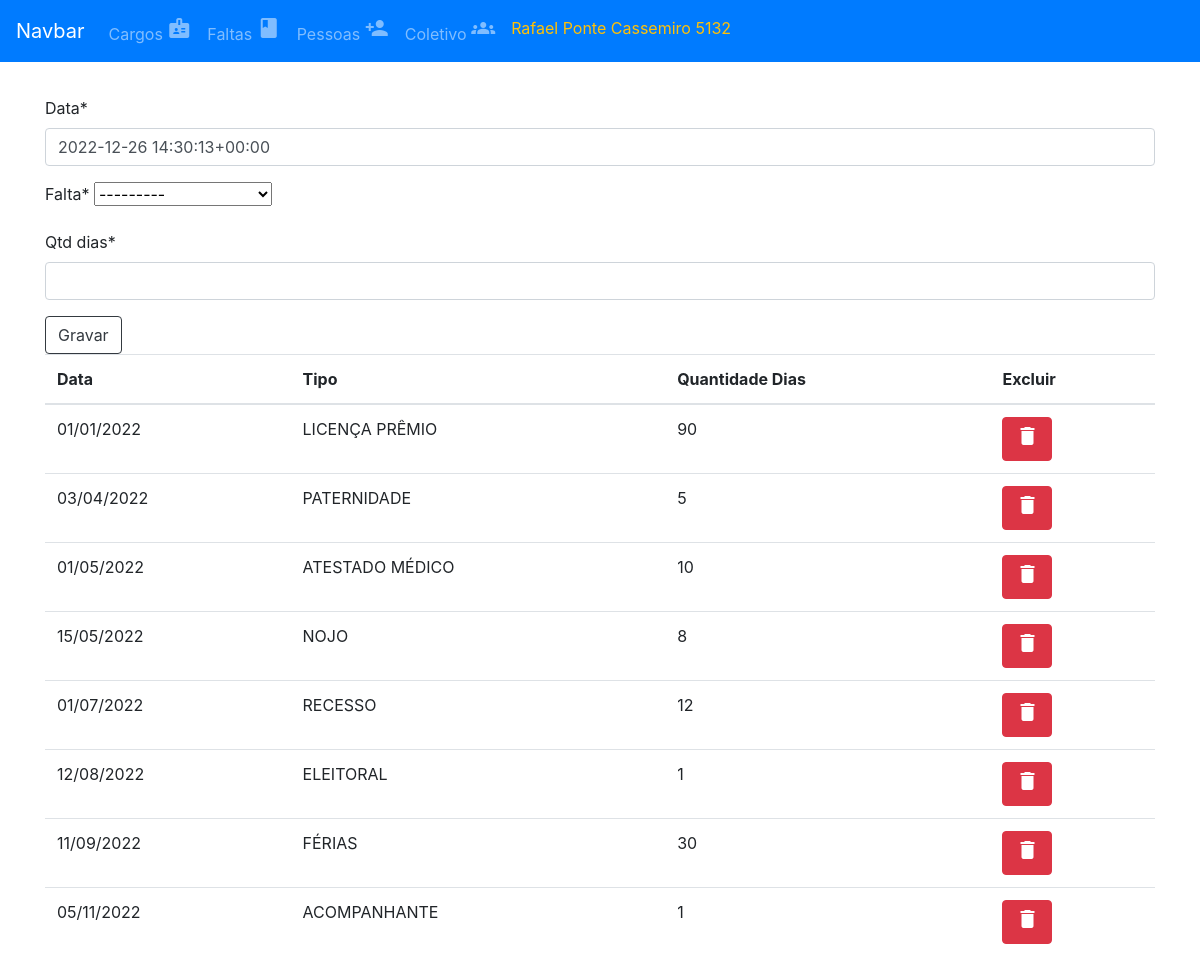
/pessoas/5132/faltas, run on an earlier commit of the app's database.
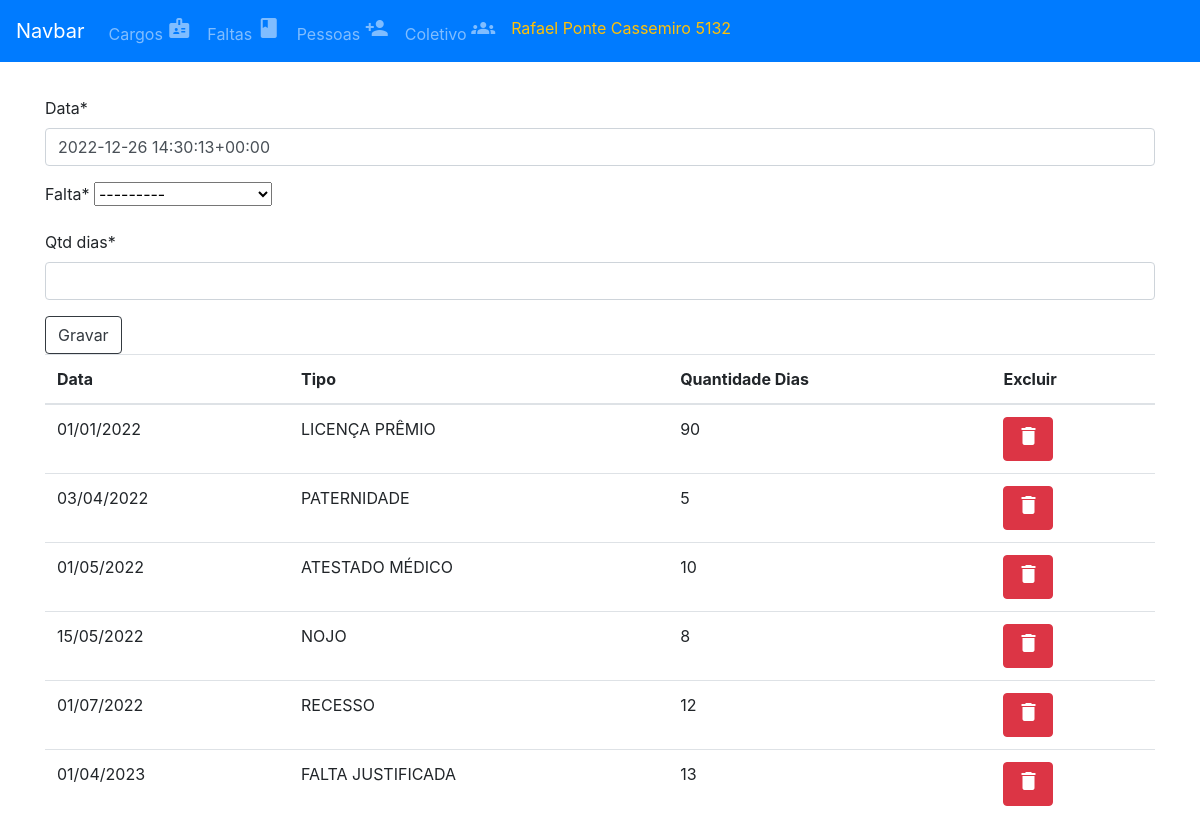
And on a later commit of the database.
### app_pessoa/models.py (models this page shows)
class Pessoas(models.Model):
    EFETIVO =  (
     (True,'Sim'),
     (False,'Não')
    )
    id = models.CharField(max_length=6, primary_key=True)
    nome = models.CharField(max_length=150)
    dt_nasc = models.DateField(default='1991-01-01')
    cpf = models.CharField(max_length=11, default='11111111111')
    admissao = models.DateField(default='1991-01-01')
    saida = models.DateField(null=True)
    efetivo = models.BooleanField(choices=EFETIVO, default=False)
    cargo = models.ForeignKey(Cargos, on_delete=models.CASCADE, related_name="pessoas_cargos")

### app_ficha_cem/models.py (models this page shows, shortened)
class Faltas_Pessoas(models.Model):
    pessoa = models.ForeignKey(Pessoas, on_delete=models.CASCADE)
    data = models.DateField(default=now)
    falta = models.ForeignKey(Faltas, on_delete=models.CASCADE)
    qtd_dias = models.IntegerField(default=1)
    class Meta:
        unique_together=('pessoa','data')

### app_falta/models.py (models this page shows)
class Faltas(models.Model):
    tipo = models.CharField(max_length=3)
    descricao =  models.CharField(max_length=30)
    def __str__(self):
        return f'{self.descricao}'

### app_ficha_cem/views.py (the view)
# urls.py: path('pessoas/<str:pessoa_id>/faltas', pessoas_faltas, name="lancarfalta" ),
def pessoas_faltas(request, pessoa_id):
    pessoa = Pessoas.objects.get(pk=pessoa_id)
    pessoa_falta = Faltas_Pessoas.objects.filter(pessoa=pessoa).order_by('data')[:30]
    admissao = pessoa.admissao
    saida = pessoa.saida
    data_lancamento = 0
    if request.method == 'POST':
        form = formularioLF(request.POST)
        qtd_dias = int(form.data['qtd_dias'])
        data_lancamento = form['data'].value()
        falta = Faltas.objects.get(pk=form['falta'].value())
        data_lancamento = datetime.strptime(data_lancamento, '%Y-%m-%d').date()
        dia_mes_ano = gerar_lancamento_em_memoria(data_lancamento,qtd_dias)
        conflito = lancar_falta(data_lancamento, qtd_dias, pessoa_id)
        ano_fechado = verificar_status_ano(data_lancamento.year,pessoa_id)
        ativo  = verificar_data_saida(data_lancamento,pessoa_id)
        if form.is_valid():
            if  data_lancamento >= admissao and ativo:
                if conflito:
                    if not ano_fechado:
                        for k in dia_mes_ano.keys():
                            qtd_dias = len(dia_mes_ano[k]) # quantos dias existem dentro da chave ano
                            data_lancamento = dia_mes_ano[k][0] # pega o primeiro dia do lançamento e depois o primeiro dia do ano
                            novoObj = Faltas_Pessoas(pessoa=pessoa,data=data_lancamento,qtd_dias=qtd_dias,falta=falta)
                            novoObj.save()
                        messages.success(request,"Falta registrada!")
                        return redirect('lancarfalta',pessoa_id)
                    else:
                        messages.error(request,f"Ano {data_lancamento.year} Fechado! Abrir se deseja efetuar lançamentos!",'danger')
                else:
                    messages.error(request,"Não foi possível registrar a falta! Pode existir conflito de datas!",'danger')
            else:
                if not ativo:
                    messages.warning(request,f"Precisa ser uma data válida!  Data Admissão: {admissao.strftime('%d/%m/%Y')} Data Saída: {saida.strftime('%d/%m/%Y')}")
                else:
                    messages.warning(request,f"Precisa ser uma data válida!  Data Admissão: {admissao.strftime('%d/%m/%Y')}")
        else:
            messages.error(request,"Formulário Inválido!",'danger')
    else:
        form = formularioLF(initial={'pessoa':pessoa})
    return render(request,'template/lancar_falta.html', {'form':form, 'pessoa':pessoa, 'faltas':pessoa_falta})

### app_ficha_cem/forms.py
class formularioLF(forms.ModelForm):
    pessoa = forms.ModelChoiceField(queryset=Pessoas.objects.all(),
                                      widget=forms.HiddenInput())
    data =  forms.DateField(initial=now,
    widget= DatePickerInput()
                                   )
    qtd_dias = forms.IntegerField()
    class Meta:
        model = Faltas_Pessoas
        fields = ['data','falta','pessoa','qtd_dias']
        widgets = {
            'data': DatePickerInput()
        }

### template/lancar_falta.html (shortened to what this page needs)
{% extends 'template/menu.html'%}
{% load crispy_forms_tags %}
{% load bootstrap4 %}
{% block content %}
<form method="POST">
    {{ form|crispy }}
    <div clas="form-group">
        <button class="btn btn-outline-dark">Gravar</button>
    </div>
</form>
<table class="table table-hover">
    <thead>
        <tr>
            <th scope="col">Data</th>
            <th scope="col">Tipo</th>
            <th scope="col">Quantidade Dias</th>
            <th scope="col">Excluir</th>
        </tr>
    </thead>
    <tbody>
        {% for falta in faltas %}
        <tr>
            <td>
                {{ falta.data|date:"d/m/Y" }}
            </td>
            <td>
                {{falta.falta}}
            </td>
            <td>
                {{falta.qtd_dias}}
            </td>
            <td>
                <a class='btn btn-danger' href="{% url 'excluirevento' pessoa.id falta.id %}"><span
                        class="material-icons">
                    </span></a>
            </td>
        </tr>
        {% endfor %}
    </tbody>
</table>
{% endblock content %}

### template/menu.html (shortened to what this page needs)
{% load static %}
<!DOCTYPE html>
<html lang="en">
<head>
    <link rel="stylesheet" href="https://cdn.jsdelivr.net/npm/bootstrap@4.0.0/dist/css/bootstrap.min.css"
>
    <link rel="stylesheet" href="https://use.fontawesome.com/releases/v5.7.0/css/all.css"
>
</head>
<body>
    <nav class="navbar navbar-expand-lg navbar-dark bg-primary  fixed-top">
        <a class="navbar-brand" href="#">Navbar</a>
        <div class="collapse navbar-collapse" id="navbarSupportedContent">
            <ul class="navbar-nav mr-auto">
                <li class="nav-item">
                    <a class="nav-link" href="{% url 'listarcargos' %}">Cargos <span class="material-icons">
                        </span></a>
                </li>
                <li class="nav-item">
                    <a class="nav-link" href="{% url 'listarfaltas' %}">Faltas <span class="material-icons">
                        </span></a>
                </li>
                <li class="nav-item">
                    <a class="nav-link" href="{% url 'listarpessoas' %}">Pessoas <span class="material-icons">
                        </span></a>
                </li>
                <li class="nav-item">
                    <a class="nav-link" href="{% url 'coletivo' %}">Coletivo <span class="material-icons">
                        </span></a>
                </li>
                <li class="nav-item">
                    <a class="nav-link text-warning" href="{% url 'listarpessoas' %}">{{pessoa.nome}} {{pessoa.id}}</a>
                </li>
    </nav>
    <div class="container mt-5">
        {% block content %}
        {% endblock content %}
    </div>
</body>
</html>

What changed in the data, as far as the page shows it:
removed Faltas_Pessoas: data "12/08/2022", falta "ELEITORAL", qtd_dias "1"
removed Faltas_Pessoas: data "11/09/2022", falta "FÉRIAS", qtd_dias "30"
removed Faltas_Pessoas: data "05/11/2022", falta "ACOMPANHANTE", qtd_dias "1"
added Faltas_Pessoas: data "01/04/2023", falta "FALTA JUSTIFICADA", qtd_dias "13"
